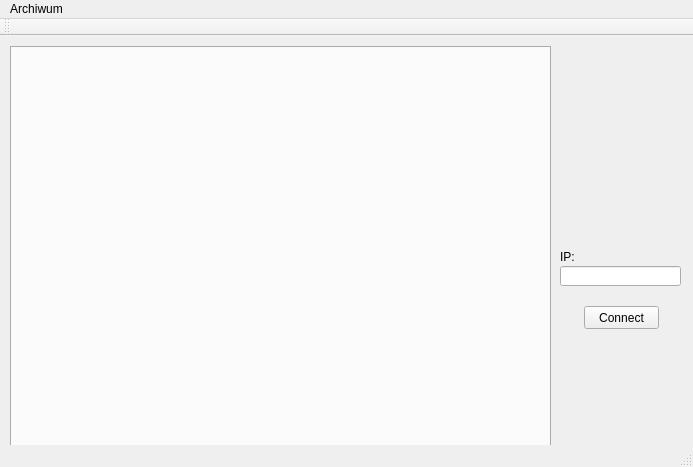
<?xml version="1.0" encoding="UTF-8"?>
<ui version="4.0">
 <class>MainWindow</class>
 <widget class="QMainWindow" name="MainWindow">
  <property name="geometry">
   <rect>
    <x>0</x>
    <y>0</y>
    <width>693</width>
    <height>467</height>
   </rect>
  </property>
  <property name="windowTitle">
   <string>MainWindow</string>
  </property>
  <widget class="QWidget" name="centralWidget">
   <widget class="QTabWidget" name="tabs">
    <property name="enabled">
     <bool>true</bool>
    </property>
    <property name="geometry">
     <rect>
      <x>10</x>
      <y>10</y>
      <width>541</width>
      <height>401</height>
     </rect>
    </property>
    <property name="currentIndex">
     <number>-1</number>
    </property>
   </widget>
   <widget class="QPushButton" name="connectButton">
    <property name="enabled">
     <bool>true</bool>
    </property>
    <property name="geometry">
     <rect>
      <x>584</x>
      <y>270</y>
      <width>75</width>
      <height>23</height>
     </rect>
    </property>
    <property name="text">
     <string>Connect</string>
    </property>
   </widget>
   <widget class="QLineEdit" name="addressInput">
    <property name="geometry">
     <rect>
      <x>560</x>
      <y>230</y>
      <width>121</width>
      <height>20</height>
     </rect>
    </property>
   </widget>
   <widget class="QLabel" name="addressLabel">
    <property name="geometry">
     <rect>
      <x>560</x>
      <y>210</y>
      <width>121</width>
      <height>21</height>
     </rect>
    </property>
    <property name="text">
     <string>IP:</string>
    </property>
   </widget>
   <widget class="QLabel" name="bigavatar">
    <property name="geometry">
     <rect>
      <x>570</x>
      <y>50</y>
      <width>100</width>
      <height>100</height>
     </rect>
    </property>
   </widget>
  </widget>
  <widget class="QMenuBar" name="menuBar">
   <property name="geometry">
    <rect>
     <x>0</x>
     <y>0</y>
     <width>693</width>
     <height>21</height>
    </rect>
   </property>
   <widget class="QMenu" name="menuHistory">
    <property name="title">
     <string>Archiwum</string>
    </property>
   </widget>
   <addaction name="menuHistory"/>
  </widget>
  <widget class="QToolBar" name="mainToolBar">
   <attribute name="toolBarArea">
    <enum>TopToolBarArea</enum>
   </attribute>
   <attribute name="toolBarBreak">
    <bool>false</bool>
   </attribute>
  </widget>
  <widget class="QStatusBar" name="statusBar"/>
 </widget>
 <layoutdefault spacing="6" margin="11"/>
 <resources/>
 <connections/>
</ui>
